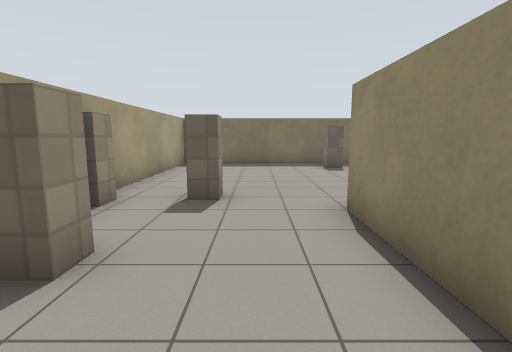
view 1 (above)

16 first-person views from a walk through a world built for the Gazebo simulator. The camera is 1.2 m above the floor, tilts 8° down and sees 85° across. The floor is counted in squares, 1 m on a side. Each view is taken from the middle of a square. On the plan, view 1 faces up. The plan holds only what a view shows up to about 12 squares ahead; the rest is blank. The place goes on beyond the plan. Gazebo's built-in surfaces are drawn with simple patterns.

view 2
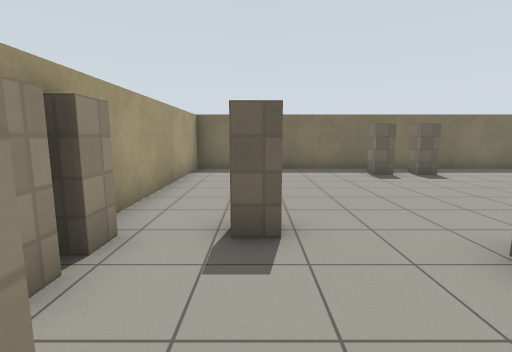

view 3
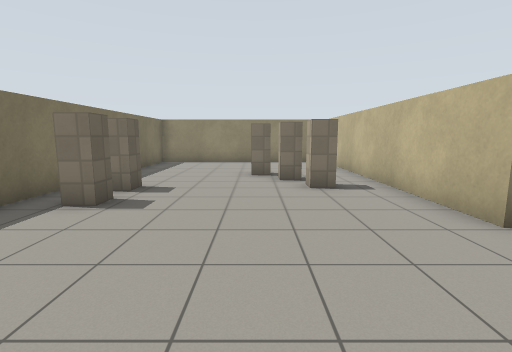

view 4
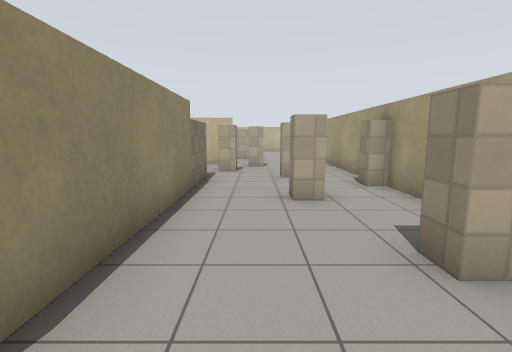

view 5
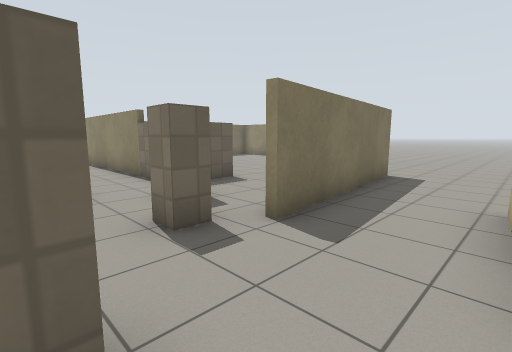

view 6
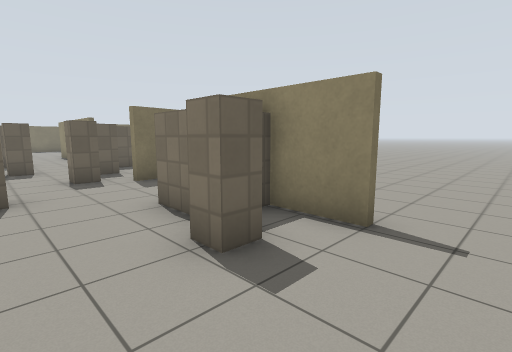

view 7
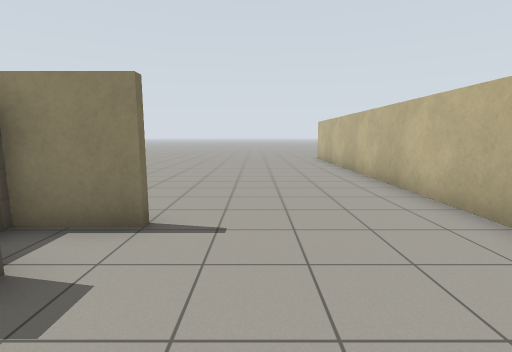

view 8
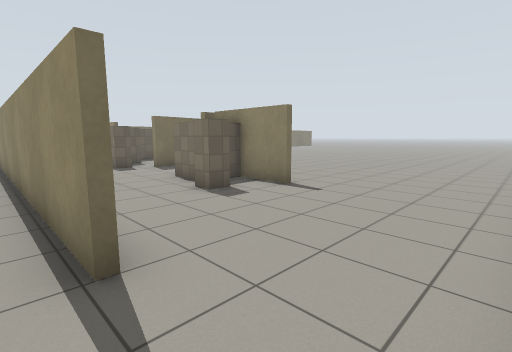

view 9
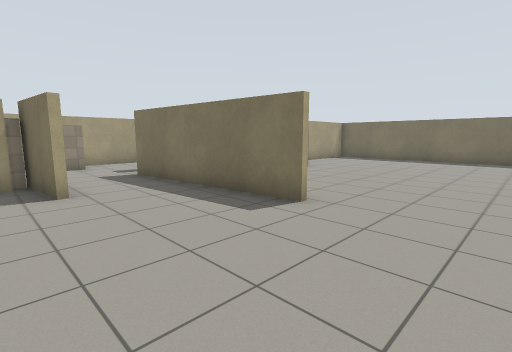

view 10
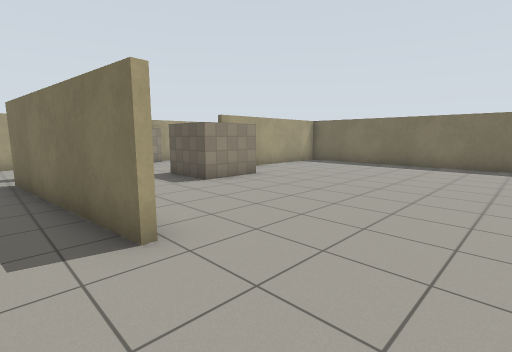

view 11
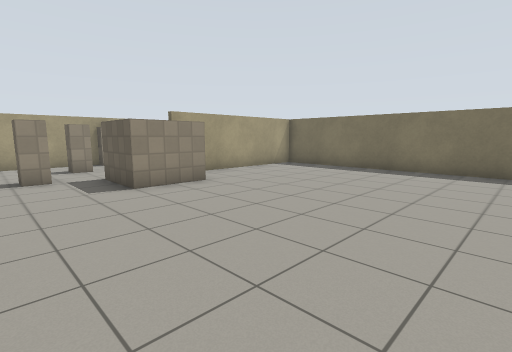

view 12
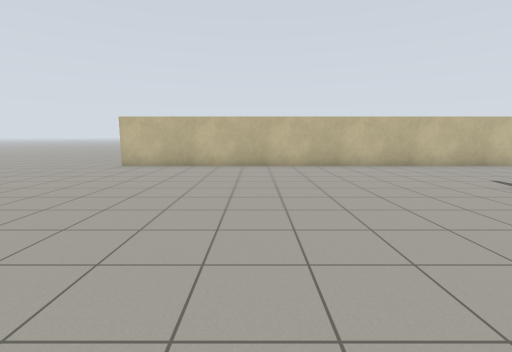

view 13
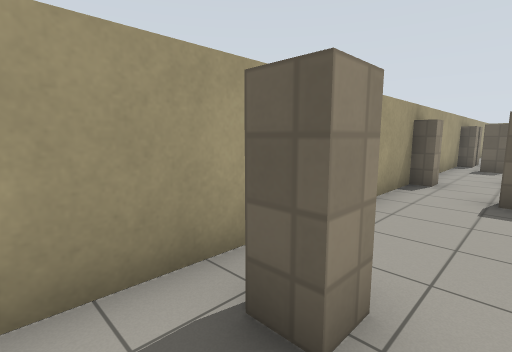

view 14
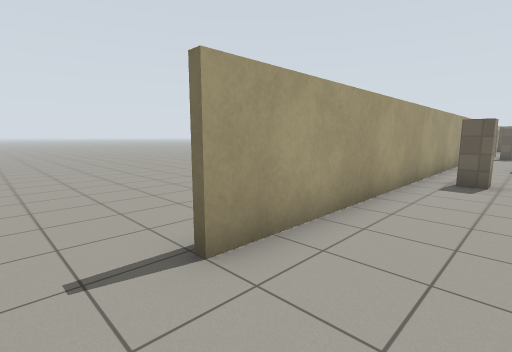

view 15
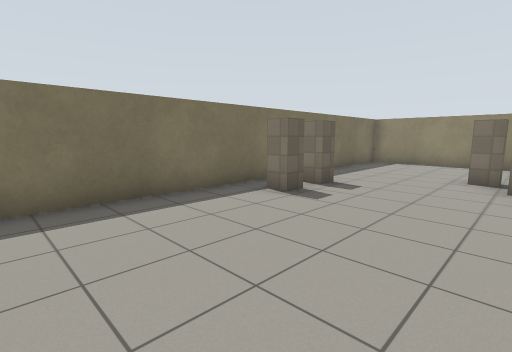

view 16
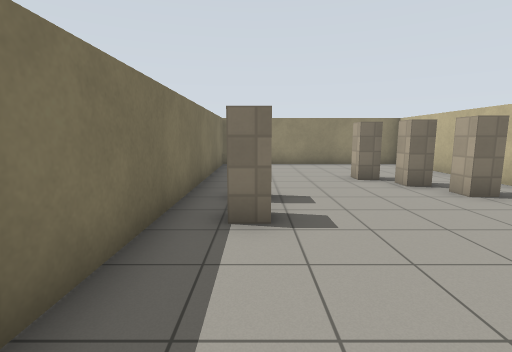

### Floor plan
Points are (right, up) in squares from view 1. A wall is a line through its corners. A room is listed if a view was taken in it or the views show most of it. See-through windows are left out.
Room 1 (views 1, 2, 3, 4, 5, 6, 7, 9, 10, 11, 12, 13, 14, 15, 16)
walls: (3.5, -1.4) (3.5, -3.5) (1.5, -3.5) (1.5, 4.7) (9.5, 4.7); (0.6, -4.7) (1.3, -4.7) (1.3, -5.3) (0.6, -5.3); (7.1, -6.8) (1, -7.4); (1, -7.2) (2.2, -7.1); (0.4, -6.8) (-0.3, -6.8) (-0.3, -6.2) (0.4, -6.2); (3.7, -10) (1.4, -10.2); (1.7, -10.1) (1.7, -10.8); (-1.7, -8.1) (-1.7, -8.8) (-2.4, -8.8); (-2.7, -1.7) (-2.7, -2.3); (1.7, 3) (1.7, -1.5); (1.6, -11.8) (1.1, -11.8); (0.3, -11.4) (0.3, -10.2); (-2.2, 2.8) (-1.7, 2.8) (-1.7, 2.2) (-2.4, 2.2); (0.4, -12.8) (-0.3, -12.8) (-0.3, -12.1); (1.5, -13.6) (1.5, -10.5); (9.6, 4.5) (3.2, 4.5); (5.7, 6.6) (5.7, 7.3) (6.4, 7.3); (-2.7, 4.4) (-2.7, 3.7); (-3.2, 4.1) (-3.2, -15.5); (-2.7, 5.4) (-2.7, 4.6); (7.4, 7.5) (6.7, 7.5) (6.7, 8.1) (7.4, 8.1); (3.4, 10.8) (2.8, 10.8) (2.8, 11.5); (4.9, 10.8) (4.2, 10.8); (-1.5, -18.4) (10.5, -18.4); (10.5, 12.5) (-3.2, 12.5) (-3.2, 4.2)
low walls: (2.9, -9.9) (3.6, -9.8)
ways out: opening at (-2.3, -17) to room 2; gap at (1, -7)
Room 2 (view 8)
walls: (-3.4, -15.6) (-3.4, -4.1); (-2.5, -18.4) (-1.5, -18.4)
ways out: opening at (-2.3, -17) to room 1

Positions as (right, up) in squares from view 1, and headings:
1: (0, 0), facing up
2: (-1, 2), facing up
3: (-2, 8), facing right
4: (0, 5), facing down
5: (-2, -10), facing up-right
6: (-2, -15), facing up-right
7: (-2, -15), facing right
8: (-4, -18), facing up-right
9: (10, -11), facing up-left
10: (10, -8), facing up-left
11: (10, -6), facing up-left
12: (8, -7), facing down
13: (-1, -10), facing up-left
14: (-1, -17), facing up-left
15: (-2, 7), facing up-right
16: (-1, 11), facing right
